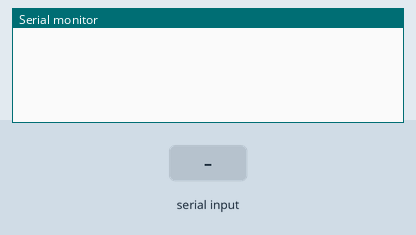
This sketch was run on a simulated Arduino Uno, built with avr-gcc and run on an emulated ATmega328P. Shown: the last lines printed to the serial monitor. The inputs (shaded band) are chosen by the test bench.

Above: at 1.2 s.
1.3 s: "1\n" received over Serial
At 2.5 s:
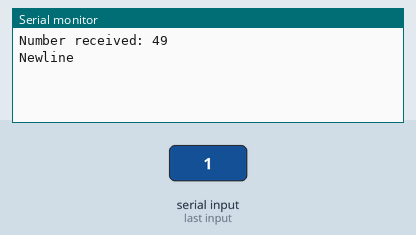
2.8 s: "0\n" received over Serial
At 3.9 s:
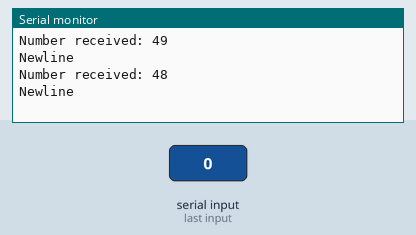

The sketch:

Getting_serial_input.ino.ino
```cpp
void setup() {
  Serial.begin(9600);

}

int rx_byte = 0;

void loop() {

  if(Serial.available() > 0){   // Is a character available
    rx_byte = Serial.read();    // Get the character


    // Check if a number is received

    if((rx_byte >= '0') && (rx_byte <= '9')){
      Serial.print("Number received: ");
      Serial.println(rx_byte);

    }
     else if (rx_byte == '\n') {
      Serial.println("Newline");
    }
    else {
      Serial.println("Not a number.");
    }


  } // end: if(Serial.available() > 0)

}
```

Measured:
- after the input at 1.3 s, the serial monitor: prints a new line at once (image 1)
- after the input at 2.8 s, the serial monitor: prints a new line at once (image 2)
